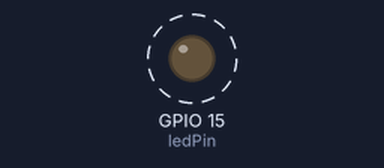
A sketch run on a simulated ESP32. On the bench: output pins drawn as LEDs (lit = HIGH). Dashed ring = blinking. What the sketch prints to the serial monitor is not drawn.

Above: at 0.5 s.
Timing chart, 0 to 4.6 s (numbered marks = the images above):
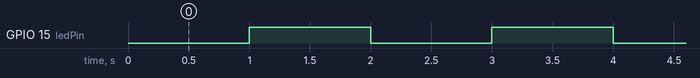

Measured:
- by itself, GPIO 15 (ledPin): alternates HIGH for 1.0 s and LOW for 1.0 s

The sketch:

ESP32_blink.ino
```cpp
const int ledPin = 15; // GPIO pin connected to red LED
int buttonState = 0;

void setup() {
  Serial.begin(115200);
  pinMode(ledPin, OUTPUT);
  digitalWrite(ledPin, LOW);
}

void loop() {
  delay(1000); // delay 1 second
  buttonState ^= 1;
  digitalWrite(ledPin, buttonState);
  Serial.println("LED toggled");
}
```
